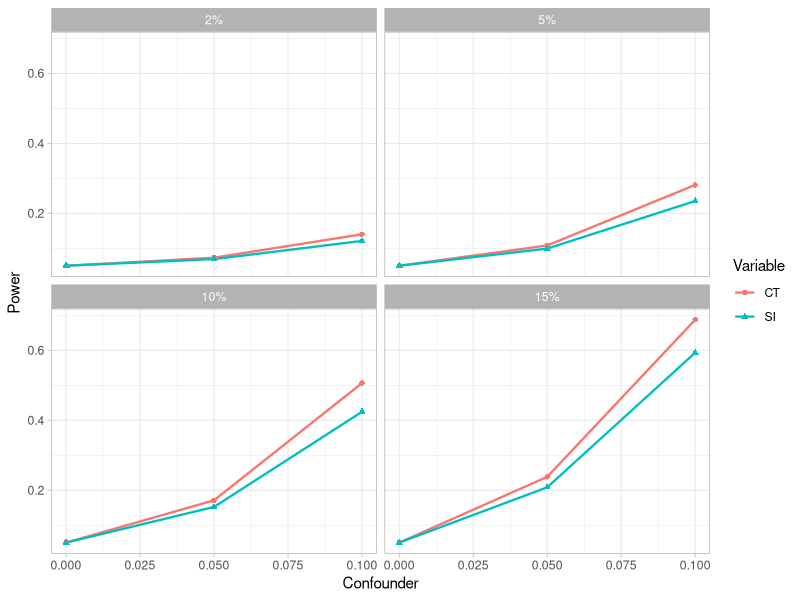
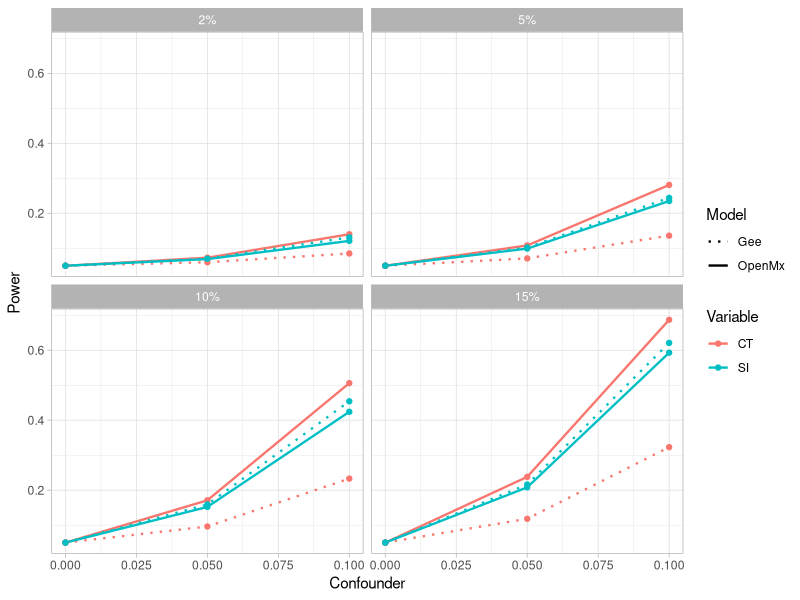
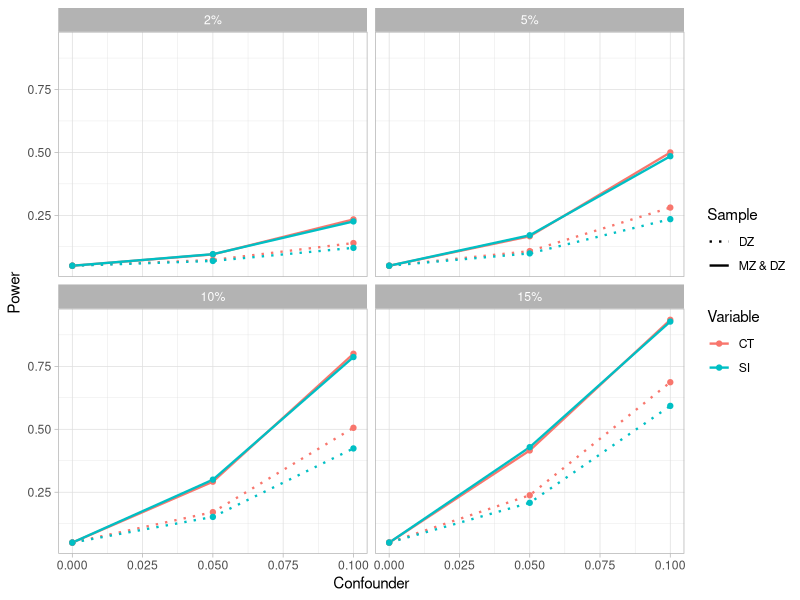

Write R code to recreate these figures, in order.
library(tidyverse)

# Appendix data
app_mx_estimates <- read.csv("2024-05-08_mx_estimates_appendix.csv")
app_mx_power <- read.csv("2024-05-08_mx_power_appendix.csv")
app_gee_estimates <- read.csv("2024-05-08_gee_estimates_appendix.csv")
app_gee_power <- read.csv("2024-05-08_gee_power_appendix.csv")

# DZ-only data
p13_mx_data <- app_mx_power %>%
  filter(g == 0, round(a^2, 3) == .4) %>%
  dplyr::select("b", "p13", "PGS") %>%
  mutate(Variable = "CT")

p14_mx_data <- app_mx_power %>%
  filter(b == 0, round(a^2, 3) == .4) %>%
  dplyr::select("g", "p14", 'PGS') %>%
  mutate(Variable = "SI")

colnames(p13_mx_data)[1:2] <- c("Confounder", "Power")
colnames(p14_mx_data)[1:2] <- c("Confounder", "Power")

mx_dz_data <- rbind(p13_mx_data, p14_mx_data) %>%
  mutate(Model = "OpenMx", PGS_percent = scales::percent(PGS))

# Create same dataset for MX
p2_gee_data <- app_gee_power %>%
  filter(g == 0, round(a^2, 3) == .4) %>%
  dplyr::select("b", "p2", 'PGS') %>%
  mutate(Variable = "CT")

p3_gee_data <- app_gee_power %>%
  filter(b == 0, round(a^2, 3) == .4) %>%
  dplyr::select("g", "p3", 'PGS') %>%
  mutate(Variable = "SI")

colnames(p2_gee_data)[1:2] <- c("Confounder", "Power")
colnames(p3_gee_data)[1:2] <- c("Confounder", "Power")
gee_dz_data <- rbind(p2_gee_data, p3_gee_data) %>%
  mutate(Model = "Gee", PGS_percent = scales::percent(PGS))

# Combine the two
# Merge the data frames based on Confounder, PGS, and Variable
full_dz_data <- rbind(mx_dz_data, gee_dz_data)

full_dz_data$PGS_percent <- scales::percent(full_dz_data$PGS)
full_dz_data$PGS_percent <- factor(full_dz_data$PGS_percent, levels = c("2%", "5%", "10%", "15%"))

full_dz_data %>%
  filter(Model == "OpenMx") %>%
  ggplot(data = ., mapping = aes(x = Confounder, y = Power, colour = Variable)) +
  geom_line(linewidth = 0.8) +
  geom_point(aes(shape = Variable)) +
  facet_wrap(~PGS_percent) +
  theme_light()

ggplot(data = full_dz_data, mapping = aes(x = Confounder, y = Power, color = Variable, linetype = Model)) +
  geom_line(linewidth = 0.8) +
  geom_point() +
  facet_wrap(~PGS_percent) +
  scale_linetype_manual(values = c("Gee" = "dotted", "OpenMx" = "solid")) +
  theme_light()

# Plot of OpenMx MZ&DZ vs. DZ-only
p1_mx_data <- app_mx_power %>%
  filter(g == 0, round(a^2, 3) == .4) %>%
  dplyr::select("b", "p1", 'PGS') %>%
  mutate(Variable = "CT")

p2_mx_data <- app_mx_power %>%
  filter(b == 0, round(a^2, 3) == .4) %>%
  dplyr::select("g", "p2", 'PGS') %>%
  mutate(Variable = "SI")

colnames(p1_mx_data)[1:2] <- c("Confounder", "Power")
colnames(p2_mx_data)[1:2] <- c("Confounder", "Power")

mx_mzdz_data <- rbind(p1_mx_data, p2_mx_data) %>%
  mutate(Model = "OpenMx", Sample = "MZ & DZ", PGS_percent = scales::percent(PGS))

mx_dz_data <- mx_dz_data %>%
  mutate(Sample = "DZ")

# Plot OpenMx DZ vs. MZ & DZ
full_mx_data <- rbind(mx_dz_data, mx_mzdz_data)

full_mx_data$PGS_percent <- scales::percent(full_mx_data$PGS)
full_mx_data$PGS_percent <- factor(full_mx_data$PGS_percent, levels = c("2%", "5%", "10%", "15%"))

ggplot(data = full_mx_data, mapping = aes(x = Confounder, y = Power, color = Variable, linetype = Sample)) +
  geom_line(linewidth = 0.8) +
  geom_point() +
  facet_wrap(~PGS_percent) +
  scale_linetype_manual(values = c("DZ" = "dotted", "MZ & DZ" = "solid")) +
  theme_light()
